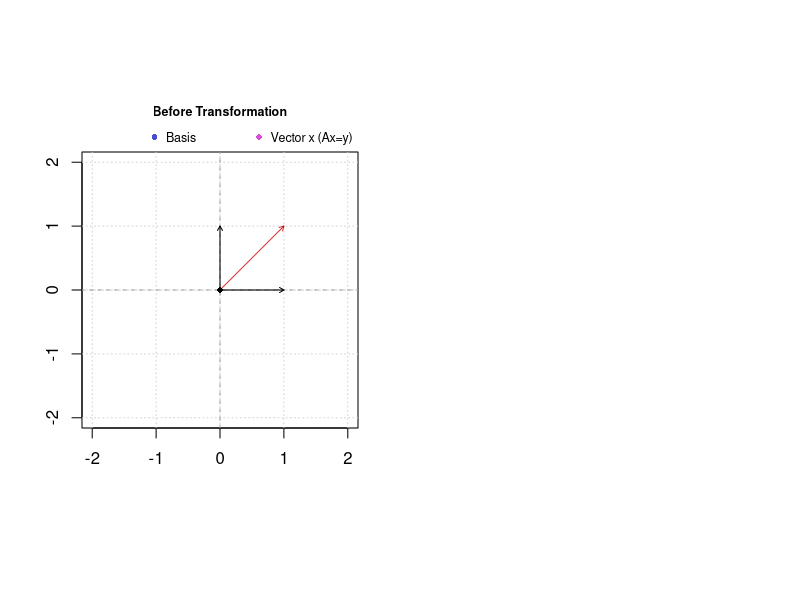

Write the R code that produced this figure. (Note: this script raises an error after producing the figure.)


# Some matrices

# lin dep
A <- t(matrix(c(1,2,3,4,
                1,2,3,4,
                1,2,3,4,
                1,2,3,4),nrow = 4))

# lin dep rect
A <- t(matrix(c(1,2,3,4,
                1,2,3,4,
                1,2,3,4,
                1,2,3,4,
                -1,0,1,-3,
                7,1,-2,-3,
                1,2,3,4,
                1,2,3,4,
                1,2,3,4,
                1,2,3,4), nrow = 4))

# lin dep (row space)
A <- t(matrix(c(1,-3,5,
                0,1,7,
                2,-4,28,
                3,-13,0,
                4,-14,-3,
                5,-9,30,
                6,2,173), nrow = 3))

# full rank 5x5
A <- t(matrix(c(1,2,3, 4,-2,
                -1,0,1,4,-7,
                7,1,-2,4,1,
                1,0,10,2,0,
                213,1,8,6,4), nrow = 5))

# full rank 3x3
A <- t(matrix(c(1,2,3,
                -1,0,1,
                7,1,-2), nrow = 3))

# lin dep 3x3 (Row 1 + Row 2 == Row 3)
A <- t(matrix(c(2,2,2,
                -2,2,-2,
                0,4,0), nrow = 3))

# full rank - all positive entries
A <- t(matrix(c(2,0,2,
                3,4,5,
                17,13,0), nrow = 3))

# full rank - positive
A <- t(matrix(c(3,1,
                0,2), nrow = 2))

# zero
A <- t(matrix(c(0,0,
                0,0), nrow = 2))

# rotation - eigenvalues +- i
A <- t(matrix(c(0,-1,
                1,0), nrow = 2))


plotMatrixTransformation <- function(A,v,
                                     offset = 1,
                                     plotBasisVecs = T){
  # assumptions for function:
  if (all(dim(A) != 2)){
    message("A is not 2x2. Exiting...")
    return(NULL)
  }
  
  par(mfrow = c(1,2),pty="s")
  
  maxMat = max(A) + offset
  
  plot(1, type = "n",                        
       xlab = "", ylab = "",
       xlim = c(-maxMat, maxMat), ylim = c(-maxMat, maxMat),
       main = "Before Transformation", cex.main = 0.75)
  grid()
  
  # basis vectors
  if (plotBasisVecs){
    arrows(0,0,0,1, length = 0.05)
    arrows(0,0,1,0, length = 0.05)
  }
  
  # span basis vectors
  arrows(0,-1*2*maxMat,0,1*2*maxMat,
         length = 0.05, col = rgb(0,0,0,0.3), code = 0, lty = 2)
  arrows(-1*2*maxMat,0,1*2*maxMat,0,
         length = 0.05, col = rgb(0,0,0,0.3), code = 0, lty = 2)
  
  # input vector
  arrows(0,0,v[1],v[2], length = 0.05, col = rgb(0.8,0,0,0.8))
  
  # plot origin and tip of vec
  points(0,0, pch = 16, cex = 0.7,)
  points(0,0, pch = 16, cex = 0.7,)
  
  
  # legend
  legend("bottomright", c("Basis","Vector x (Ax=y)"),
         col = c(rgb(0,0,0.8,0.7),rgb(0.8,0,0.8,0.7)), 
         pch = c(16,16), inset=c(0,1), xpd=TRUE, horiz=T, bty="n",
         cex = 0.75)
  
  # second plot with transformation
  
  # find new boundaries 
  v_trans = A%*%v
  if (max(v_trans) > maxMat){
    maxMat = max(v_trans)
  }
  
  if (splitPlot){
    # emtpy plot
    plot(1, type = "n",                        
         xlab = "", ylab = "",
         xlim = c(-maxMat, maxMat), ylim = c(-maxMat, maxMat),
         main = "After Transformation", cex.main = 0.75)
    
    # formula for getting angle between vectors
    angle <- function(v1,v2){
      acos( sum(v1*v2) / ( sqrt(sum(v1*v1)) * sqrt(sum(v2*v2)) ) )
    }
    
    # find angle
    angle1 = angle(c(1,0),A[,1])
    angle2 = -angle(c(0,1),A[,2])
    
    
    # apply grid (swipe through grid in intervals (seq) and draw abline with slope = angle)
    sapply(seq(-maxMat*10,maxMat*10,by=1), function(inter) abline(a=inter, 
                                                                  b=tan(angle1),
                                                                  lty=3,
                                                                  col="lightgray"))
    sapply(seq(-maxMat*10,maxMat*10,by=4), function(inter) abline(a=inter, 
                                                                  b=tan(angle2+pi/2),
                                                                  lty=3,
                                                                  col="lightgray"))
  }
  
  
  # transformed basis vectors
  if (plotBasisVecs){
    arrows(0,0,A[1,1],A[2,1], length = 0.05, col = rgb(0,0,0.8,0.7))
    arrows(0,0,A[1,2],A[2,2], length = 0.05, col = rgb(0,0,0.8,0.7))
  }
  
  # span transformed basis vectors
  
  arrows(-A[1,1]*maxMat,-A[2,1]*maxMat,
         A[1,1]*maxMat,A[2,1]*maxMat,
         length = 0.05, col = rgb(0,0,0.8,0.3), code = 0, lty = 2)
  arrows(-A[1,2]*maxMat,-A[2,2]*maxMat,
         A[1,2]*maxMat,A[2,2]*maxMat,
         length = 0.05, col = rgb(0,0,0.8,0.3), code = 0, lty = 2)
  
  
  
  # input vector transformed
  arrows(0,0,v_trans[1],v_trans[2], length = 0.05, col = rgb(0.5,0,0.8,0.8))
  
  
  # legend
  legend("bottomright", c("Basis","Vector y (Ax=y)"),
         col = c(rgb(0,0,0.8,0.7),rgb(0.8,0,0.8,0.7)), 
         pch = c(16,16), inset=c(0,1), xpd=TRUE, horiz=T, bty="n",
         cex = 0.75)
  
  # restore par settings to default
  par(mfrow = c(1,1))
}
  

v = c(1,1)
plotMatrixTransformation(A,v, offset = 1)



# SVD --> Add sign checker ------------------------------------------------


# create P
P <- orthogonalize(A)

# create Q
Q <- orthogonalize(t(A))

eigenVal <- eigen(P)$values

D <- matrix(0,nrow = length(eigenVal), ncol = length(eigenVal))
diag(D) <- sqrt(eigenVal)

P%*%D%*%t(Q)

singular_Value_Decomposition <- function(A){
  
}




